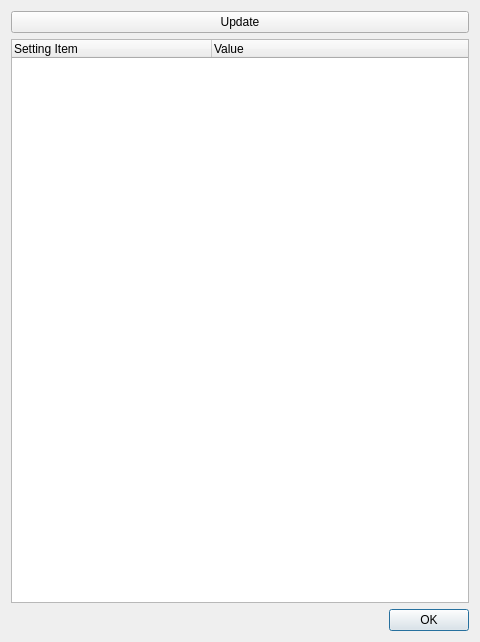
<?xml version="1.0" encoding="UTF-8"?>
<ui version="4.0">
 <class>settingsDialog</class>
 <widget class="QDialog" name="settingsDialog">
  <property name="geometry">
   <rect>
    <x>0</x>
    <y>0</y>
    <width>480</width>
    <height>642</height>
   </rect>
  </property>
  <property name="windowTitle">
   <string>All Current Settings</string>
  </property>
  <layout class="QVBoxLayout" name="verticalLayout">
   <item>
    <widget class="QPushButton" name="btnUpdate">
     <property name="text">
      <string>Update</string>
     </property>
    </widget>
   </item>
   <item>
    <widget class="QTreeWidget" name="treeWidget">
     <property name="showDropIndicator" stdset="0">
      <bool>false</bool>
     </property>
     <attribute name="headerDefaultSectionSize">
      <number>200</number>
     </attribute>
     <attribute name="headerMinimumSectionSize">
      <number>100</number>
     </attribute>
     <column>
      <property name="text">
       <string>Setting Item</string>
      </property>
     </column>
     <column>
      <property name="text">
       <string>Value</string>
      </property>
     </column>
    </widget>
   </item>
   <item>
    <widget class="QDialogButtonBox" name="buttonBox">
     <property name="orientation">
      <enum>Qt::Horizontal</enum>
     </property>
     <property name="standardButtons">
      <set>QDialogButtonBox::Ok</set>
     </property>
    </widget>
   </item>
  </layout>
 </widget>
 <resources/>
 <connections>
  <connection>
   <sender>buttonBox</sender>
   <signal>accepted()</signal>
   <receiver>settingsDialog</receiver>
   <slot>accept()</slot>
   <hints>
    <hint type="sourcelabel">
     <x>248</x>
     <y>254</y>
    </hint>
    <hint type="destinationlabel">
     <x>157</x>
     <y>274</y>
    </hint>
   </hints>
  </connection>
  <connection>
   <sender>buttonBox</sender>
   <signal>rejected()</signal>
   <receiver>settingsDialog</receiver>
   <slot>reject()</slot>
   <hints>
    <hint type="sourcelabel">
     <x>316</x>
     <y>260</y>
    </hint>
    <hint type="destinationlabel">
     <x>286</x>
     <y>274</y>
    </hint>
   </hints>
  </connection>
 </connections>
</ui>
